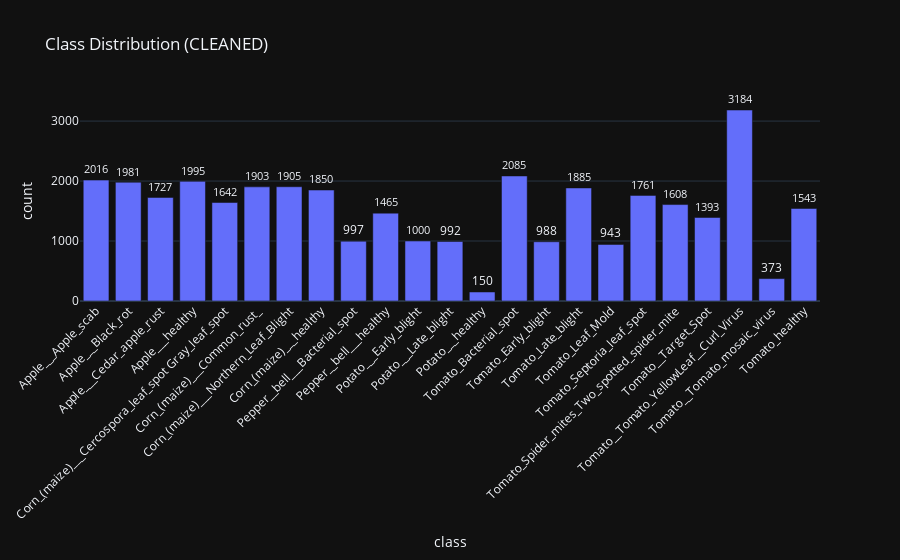

The notebook cell this image was saved under:
### Code cell
### 3.1 Inspect issues & class distribution after cleaning
from collections import Counter
import pandas as pd
import plotly.express as px


def _preview_list(name, items, k=5):
    print(f"\n-- {name} (showing up to {k}) --")
    for row in items[:k]:
        print(row)


_preview_list("unreadable", problems["unreadable"])
_preview_list("too_small", problems["too_small"])
_preview_list("dup_same_class", problems["dup_same_class"])
_preview_list("dup_cross_class", problems["dup_cross_class"])

# 清洗后类分布
clean_counts = Counter()
for cls, p in _iter_class_images(CLEAN_DIR):
    clean_counts[cls] += 1

df_clean = pd.DataFrame(sorted(clean_counts.items(), key=lambda x: x[0]), columns=["class", "count"])
fig = px.bar(df_clean, x="class", y="count", title="Class Distribution (CLEANED)", text="count")
fig.update_traces(textposition="outside", cliponaxis=False)
fig.update_layout(xaxis_tickangle=-45)
display(fig)

print("Total after cleaning:", sum(clean_counts.values()))

### Figure 1 — Plotly figure (JSON) as saved in the notebook; plotly's stock layout.template omitted (floating-point values rounded to 4 significant figures)
{"data": [{"hovertemplate": "class=%{x}<br>count=%{text}<extra></extra>", "legendgroup": "", "marker": {"color": "#636efa", "pattern": {"shape": ""}}, "name": "", "orientation": "v", "showlegend": false, "text": [2016.0, 1981.0, 1727.0, 1995.0, 1642.0, 1903.0, 1905.0, 1850.0, 997.0, 1465.0, 1000.0, 992.0, 150.0, 2085.0, 988.0, 1885.0, 943.0, 1761.0, 1608.0, 1393.0, 3184.0, 373.0, 1543.0], "textposition": "outside", "x": ["Apple___Apple_scab", "Apple___Black_rot", "Apple___Cedar_apple_rust", "Apple___healthy", "Corn_(maize)___Cercospora_leaf_spot Gray_leaf_spot", "Corn_(maize)___Common_rust_", "Corn_(maize)___Northern_Leaf_Blight", "Corn_(maize)___healthy", "Pepper__bell___Bacterial_spot", "Pepper__bell___healthy", "Potato___Early_blight", "Potato___Late_blight", "Potato___healthy", "Tomato_Bacterial_spot", "Tomato_Early_blight", "Tomato_Late_blight", "Tomato_Leaf_Mold", "Tomato_Septoria_leaf_spot", "Tomato_Spider_mites_Two_spotted_spider_mite", "Tomato__Target_Spot", "Tomato__Tomato_YellowLeaf__Curl_Virus", "Tomato__Tomato_mosaic_virus", "Tomato_healthy"], "xaxis": "x", "y": [2016, 1981, 1727, 1995, 1642, 1903, 1905, 1850, 997, 1465, 1000, 992, 150, 2085, 988, 1885, 943, 1761, 1608, 1393, 3184, 373, 1543], "yaxis": "y", "type": "bar", "cliponaxis": false}], "layout": {"xaxis": {"anchor": "y", "domain": [0.0, 1.0], "title": {"text": "class"}, "tickangle": -45}, "yaxis": {"anchor": "x", "domain": [0.0, 1.0], "title": {"text": "count"}}, "legend": {"tracegroupgap": 0}, "title": {"text": "Class Distribution (CLEANED)"}, "barmode": "relative"}}
